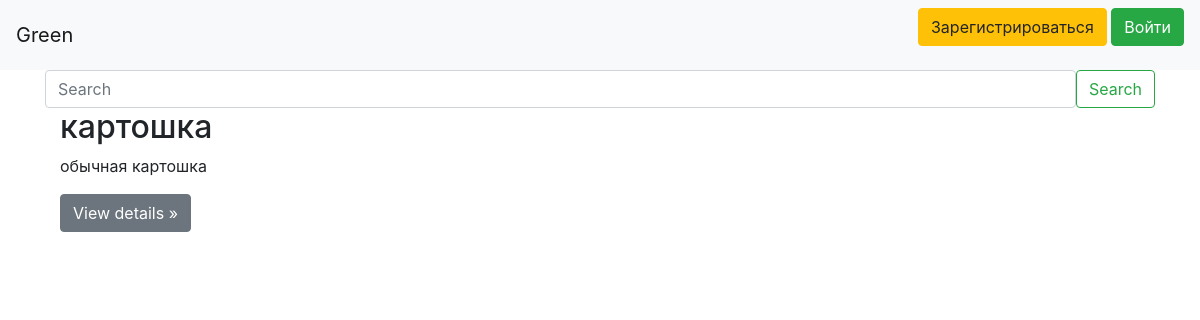
Before: / with the older database file.
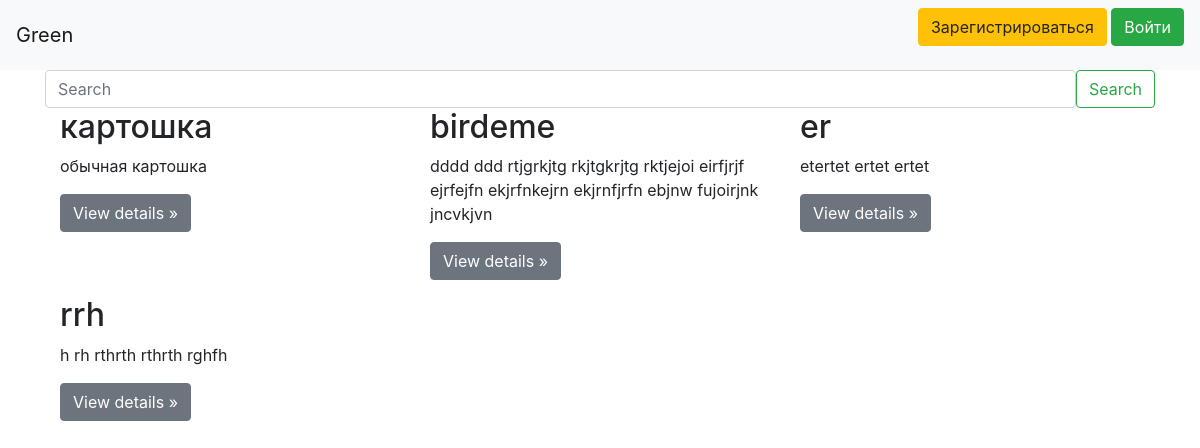
After: the same page with the newer database file.
### data/product.py (models this page shows)
class Products(SqlAlchemyBase):
    __tablename__ = 'products'
    id = sqlalchemy.Column(sqlalchemy.Integer,
                           primary_key=True, autoincrement=True)
    title = sqlalchemy.Column(sqlalchemy.String, nullable=True)
    description = sqlalchemy.Column(sqlalchemy.String, nullable=True)
    price = sqlalchemy.Column(sqlalchemy.Float, nullable=True)
    created_date = sqlalchemy.Column(sqlalchemy.DateTime,
                                     default=datetime.datetime.now)
    company_id = sqlalchemy.Column(sqlalchemy.Integer,
                                   sqlalchemy.ForeignKey("companies.id"))
    company = orm.relation('Company')

### main.py (the view)
@app.route('/')
def main_page():
    db_sess = db_session.create_session()
    products = db_sess.query(Products)
    return render_template('main_page.html', products=products)

### data/db_session.py (called while the page is built)
def create_session() -> Session:
    global __factory
    return __factory()

### templates/main_page.html
{% extends "base.html" %}
{% block content %}
        <form class="d-flex">
          <input class="form-control me-2" type="search" placeholder="Search" aria-label="Search">
          <button class="btn btn-outline-success" type="submit">Search</button>
        </form>
      <div class="container">
        <div class="row">
            {% for i in products %}
            <div class="col-md-4">
            <h2>{{ i.title }}</h2>
            <p> {{ i.description }} </p>
            <p><a class="btn btn-secondary" href="#" role="button">View details &raquo;</a></p>
          </div>
            {% endfor %}
        </div>
      </div>
{% endblock %}

Changed rows visible on the page:
added Products: title "birdeme", description "dddd ddd rtjgrkjtg rkjtgkrjtg rktjejoi eirfjrjf ejrfejfn ekjrfnkejrn ekjrnfjrfn ebjnw fujoirjnk jncvkjvn"
added Products: title "er", description "etertet ertet ertet"
added Products: title "rrh", description "h rh rthrth rthrth rghfh"
